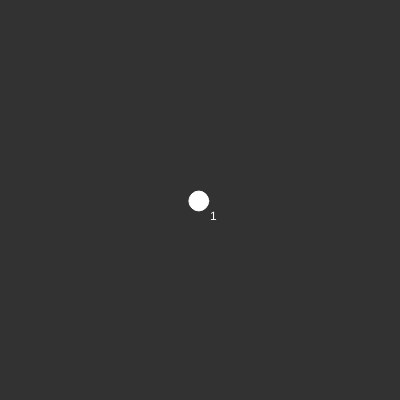
Frame 1 (no input)
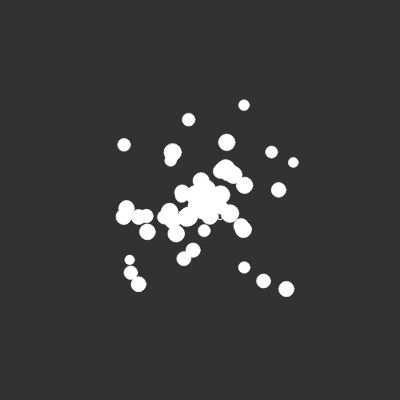
Frame 60 (no input)
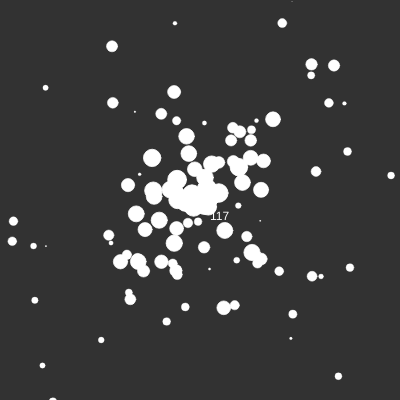
Frame 120 (the mouse pressed at the canvas centre since frame 60)

The p5.js sketch that drew these frames (run headless with seeded random() and noise() and a simulated clock; from frame 60 on, the mouse is pressed at the canvas centre):

// p5.js sketch
// ── sketch.js
let particles = [];

let debugMode = false; // to GUI

function setup() {
  createCanvas(400, 400);
  background(50);
}

function draw() {
  background(50);

  translate(width/2, height/2);
  //rotate(frameCount * 0.02);

  // generate particles
  let p = new Particle(0, 0, 10);
  p.velocity( random(-2,2), random(-2,2) );
  particles.push( p );

  // update & display
  for (let i=0; i<particles.length; i++) {
    let p = particles[i];
    p.update();
    p.live();
    if (debugMode) {
      p.displayDebug();
    } else {
      p.display();
    }


  }

  // limit
  while (particles.length > 300) {
    particles.splice(0, 1); //(index, howMany)
  }

  // remove if it's done!
  for (let i=particles.length-1; i >= 0; i--) {
    let p = particles[i];
    if (p.isDone) {
      particles.splice(i, 1);
    }
  }

  // display the number of partiicles
  fill(255);
  text(particles.length, 10, 20);
}

function keyPressed() {
  debugMode = !debugMode;
}

class Particle {
  constructor(x, y, m) {
    this.pos = createVector(x, y);
    this.vel = createVector();
    this.acc = createVector();
    //
    this.mass = m;
    this.rad = this.mass * 1.0;
    //
    this.lifespan = 1.0; // 100%
    this.lifeReduction = random(0.005, 0.010);
    this.isDone = false;
  }
  position(x, y) {
    this.pos = createVector(x, y);
    return this;
  }
  velocity(x, y) {
    this.vel = createVector(x, y);
    return this;
  }
  setMass( m ) {
    this.mass = m;
    this.rad = this.mass * 1.0;
    return this;
  }
  update() {
    this.vel.add(this.acc);
    this.pos.add(this.vel);
    this.acc.mult(0);
    //this.rad = this.mass * 1.0;
  }
  live() {
    this.lifespan -= this.lifeReduction;
    this.lifespan = constrain(this.lifespan, 0.0, 1.0);
    if (this.lifespan <= 0.0) {
      this.isDone = true;
    }
  }
  display() {
    push();
    translate(this.pos.x, this.pos.y);
    scale(this.lifespan);
    stroke(255);
    fill(255);
    ellipse(0, 0, this.rad*2, this.rad*2);
    pop();
  }
  displayDebug() {
    push();
    translate(this.pos.x, this.pos.y);
    scale(this.lifespan);

    //
    stroke(255, 150);
    noFill();
    ellipse(0, 0, this.rad*2, this.rad*2);
    // vector of vel
    let adj = 10;
    stroke(255, 0, 0);
    line(0, 0, this.vel.x * adj, this.vel.y * adj);

    noStroke();
    fill(255);
    text(nf(this.lifespan, 1, 2), 10, 0);
    pop();
  }
}













// :D
